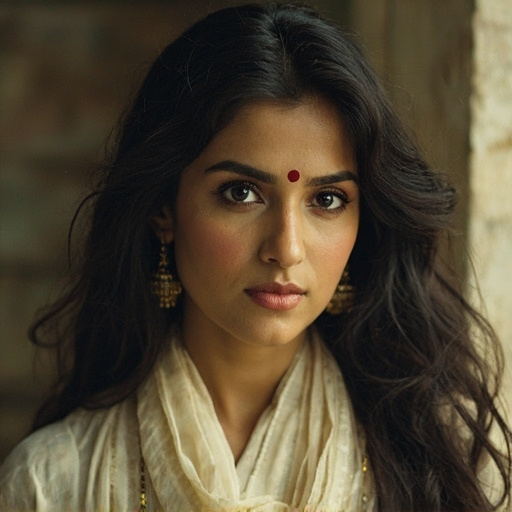
#> input picture Assets/Illustrations/characters/ahalya.png, 512 x 512 px; its folder holds only this picture in this run
$ python make_sprites_transparent.py
#> lines starting #> are read from the running program, lines starting #| are printed output that depends on the picture
#!/usr/bin/env python3
"""
make_sprites_transparent.py
Convert the painterly character PNGs from opaque RGB to RGBA with
transparent backgrounds. Uses flood-fill from the 4 corners — the
generated backgrounds are uniform warm earth tones, so the corner
pixels reliably indicate the background color.

For each pixel, if it's within tolerance (Euclidean RGB distance) of
the corner color, make it transparent. Otherwise keep it.

Usage:
    python3 make_sprites_transparent.py
"""
import sys
import math
from pathlib import Path
from PIL import Image

ILL_DIR = Path('/Users/prabaharan/Aerospace_projects/RamayanaPS5/Assets/Illustrations/characters')
TOLERANCE = 80  # Euclidean RGB distance tolerance (was 35 Manhattan; bumped to 80 Euclidean for v2 batch)

def make_transparent(png_path: Path):
    img = Image.open(png_path).convert('RGBA')
    w, h = img.size
#> w = 512; h = 512

    # Sample background color from the 4 corners (5px inset to avoid foot shadow)
    samples = [
        img.getpixel((5, 5))[:3],
        img.getpixel((w - 6, 5))[:3],
        img.getpixel((5, h - 6))[:3],
        img.getpixel((w - 6, h - 6))[:3],
    ]
#> samples = [(46, 44, 31), (189, 182, 140), (90, 79, 51), (155, 140, 101)]
    bg_rgb = (
        sum(s[0] for s in samples) // 4,
        sum(s[1] for s in samples) // 4,
        sum(s[2] for s in samples) // 4,
    )
#> bg_rgb = (120, 111, 80)

    pixels = img.load()
    made_transparent = 0
    for y in range(h):
        for x in range(w):
            r, g, b, a = pixels[x, y]
            # Euclidean RGB distance from corner average
            d = math.sqrt((r - bg_rgb[0]) ** 2 + (g - bg_rgb[1]) ** 2 + (b - bg_rgb[2]) ** 2)
            if d < TOLERANCE:
                pixels[x, y] = (r, g, b, 0)
                made_transparent += 1
#> after the loop, made_transparent = 81005

    img.save(png_path)
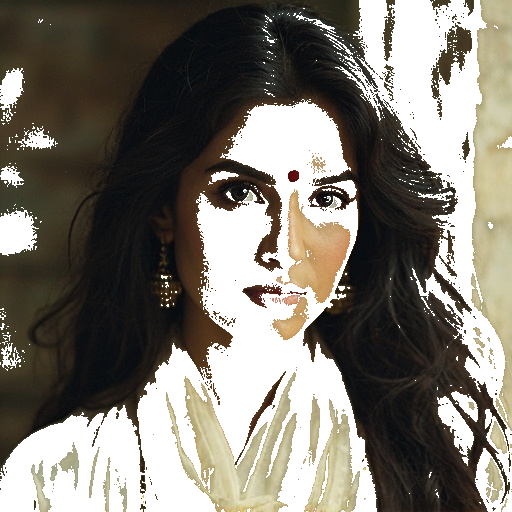
#> saved as ahalya.png: PIL image 512x512 RGBA; mean R, G, B, A 81.5, 70.6, 51.3, 176.2; transparent parts drawn white
    total = w * h
#> total = 262144
    pct = 100 * made_transparent / total
#> pct = 30.9
    print(f"  {png_path.name}: bg={bg_rgb} → {made_transparent}/{total} pixels ({pct:.1f}%) transparent")
#|   ahalya.png: bg=(120, 111, 80) → 81005/262144 pixels (30.9%) transparent

def main():
    pngs = sorted(ILL_DIR.glob('*.png'))
    print(f"Processing {len(pngs)} character PNGs (Euclidean tolerance={TOLERANCE})...")
    for p in pngs:
        make_transparent(p)
    print(f"Done. {len(pngs)} files updated.")

if __name__ == '__main__':
    main()

$ run again, on Assets/Illustrations/characters/bharata_full.png
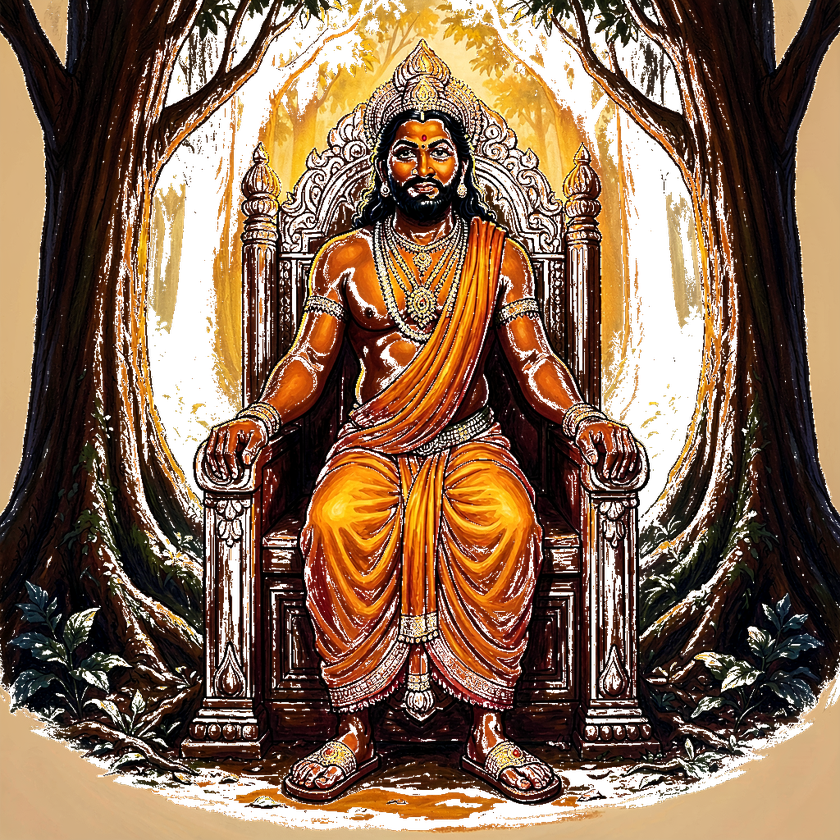
#> input picture Assets/Illustrations/characters/bharata_full.png, 840 x 840 px, shrunk from 1024 x 1024 before the run
#> in make_transparent, img is the input picture: PIL image 840x840 RGBA; mean R, G, B, A 90.9, 56.4, 28.6, 199.2
#> samples = [(18, 11, 6), (25, 14, 11), (209, 174, 129), (211, 176, 131)]
#> bg_rgb = (115, 93, 69)
#> after the loop in make_transparent, `for y in range(h):`: made_transparent = 24099
#> in make_transparent, `img.save(png_path)`:
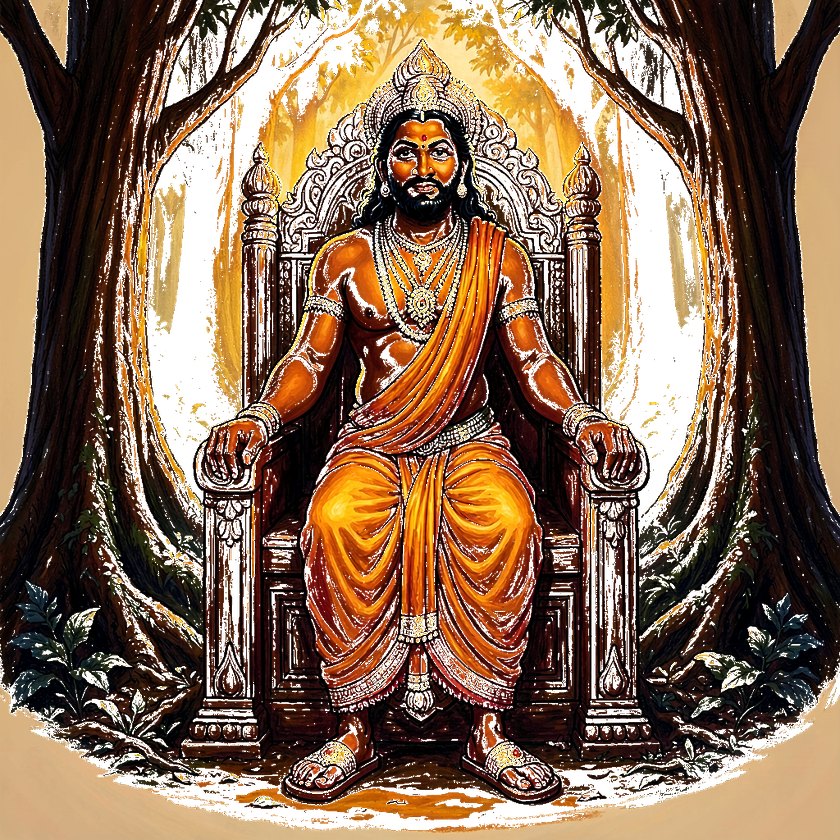
#> saved as bharata_full.png: PIL image 840x840 RGBA; mean R, G, B, A 90.9, 56.4, 28.6, 195.8; transparent parts drawn white
#> pct = 3.42
#|   bharata_full.png: bg=(115, 93, 69) → 24099/705600 pixels (3.4%) transparent

$ run again, on Assets/Illustrations/characters/dasaratha.png
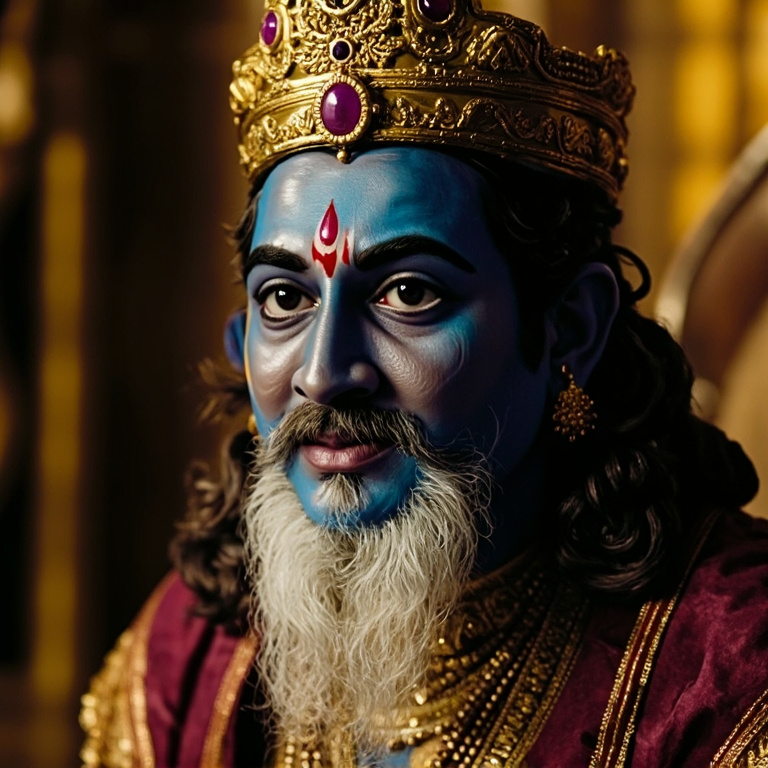
#> input picture Assets/Illustrations/characters/dasaratha.png, 768 x 768 px
#> samples = [(22, 15, 7), (182, 120, 1), (47, 25, 11), (197, 156, 94)]
#> bg_rgb = (112, 79, 28)
#> after the loop in make_transparent, `for y in range(h):`: made_transparent = 187430
#> in make_transparent, `img.save(png_path)`:
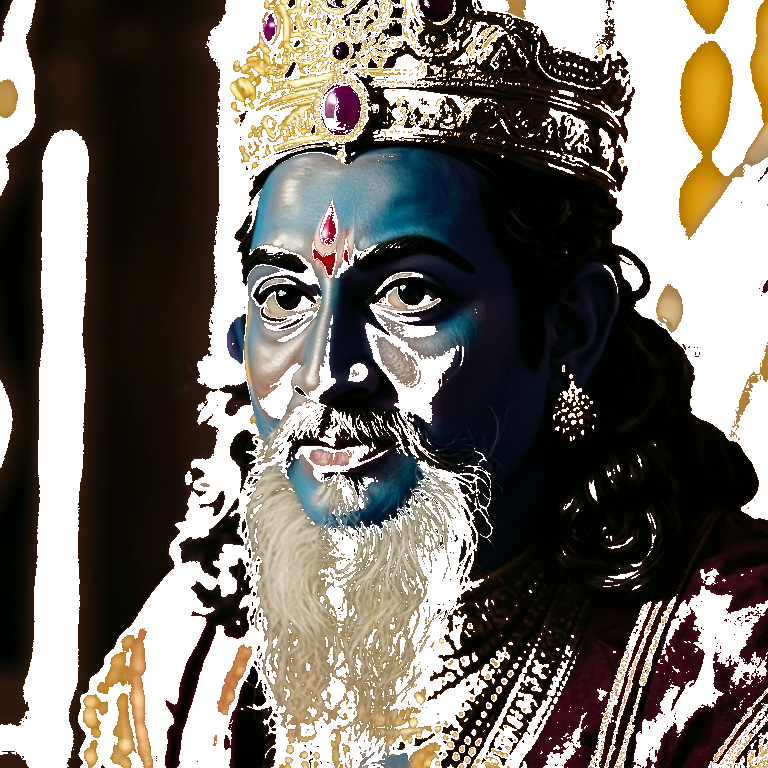
#> saved as dasaratha.png: PIL image 768x768 RGBA; mean R, G, B, A 69.5, 50.1, 31.5, 174; transparent parts drawn white
#> pct = 31.78
#|   dasaratha.png: bg=(112, 79, 28) → 187430/589824 pixels (31.8%) transparent

$ run again, on Assets/Illustrations/characters/guha.png
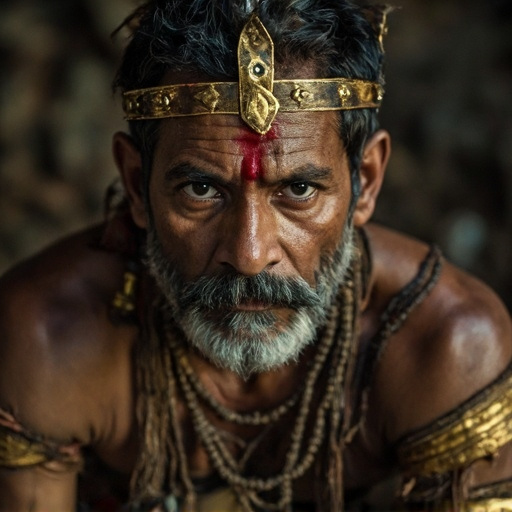
#> input picture Assets/Illustrations/characters/guha.png, 512 x 512 px
#> samples = [(17, 18, 13), (4, 4, 4), (42, 29, 20), (244, 225, 149)]
#> bg_rgb = (76, 69, 46)
#> after the loop in make_transparent, `for y in range(h):`: made_transparent = 190137
#> in make_transparent, `img.save(png_path)`:
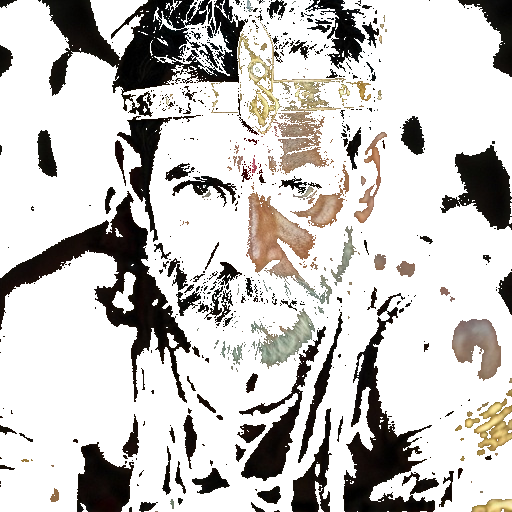
#> saved as guha.png: PIL image 512x512 RGBA; mean R, G, B, A 57.8, 45.5, 33, 70; transparent parts drawn white
#> pct = 72.53
#|   guha.png: bg=(76, 69, 46) → 190137/262144 pixels (72.5%) transparent

$ run again, on Assets/Illustrations/characters/anasuya.png
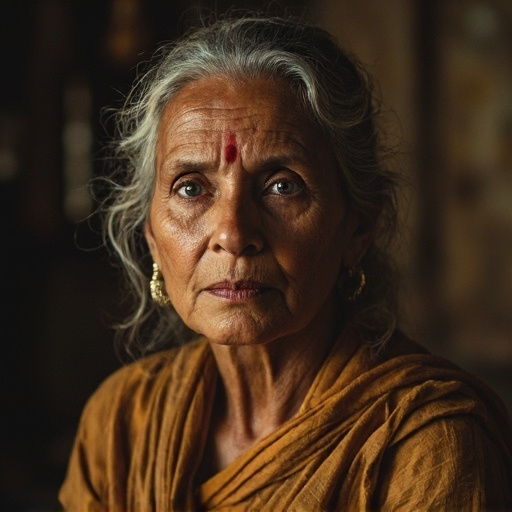
#> input picture Assets/Illustrations/characters/anasuya.png, 512 x 512 px
#> samples = [(16, 16, 14), (47, 38, 23), (16, 16, 16), (20, 15, 12)]
#> bg_rgb = (24, 21, 16)
#> after the loop in make_transparent, `for y in range(h):`: made_transparent = 198372
#> in make_transparent, `img.save(png_path)`:
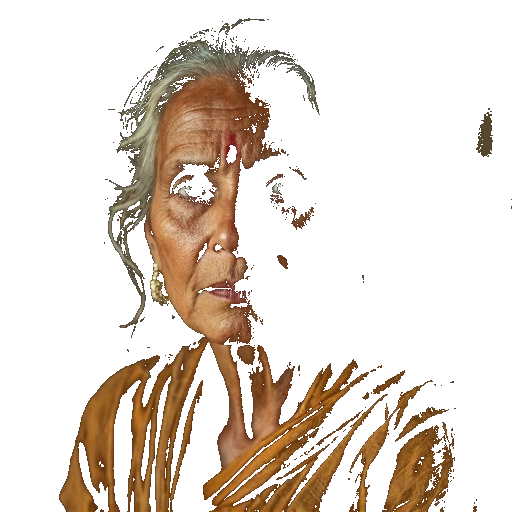
#> saved as anasuya.png: PIL image 512x512 RGBA; mean R, G, B, A 65.7, 45.9, 28.8, 62; transparent parts drawn white
#> pct = 75.67
#|   anasuya.png: bg=(24, 21, 16) → 198372/262144 pixels (75.7%) transparent
